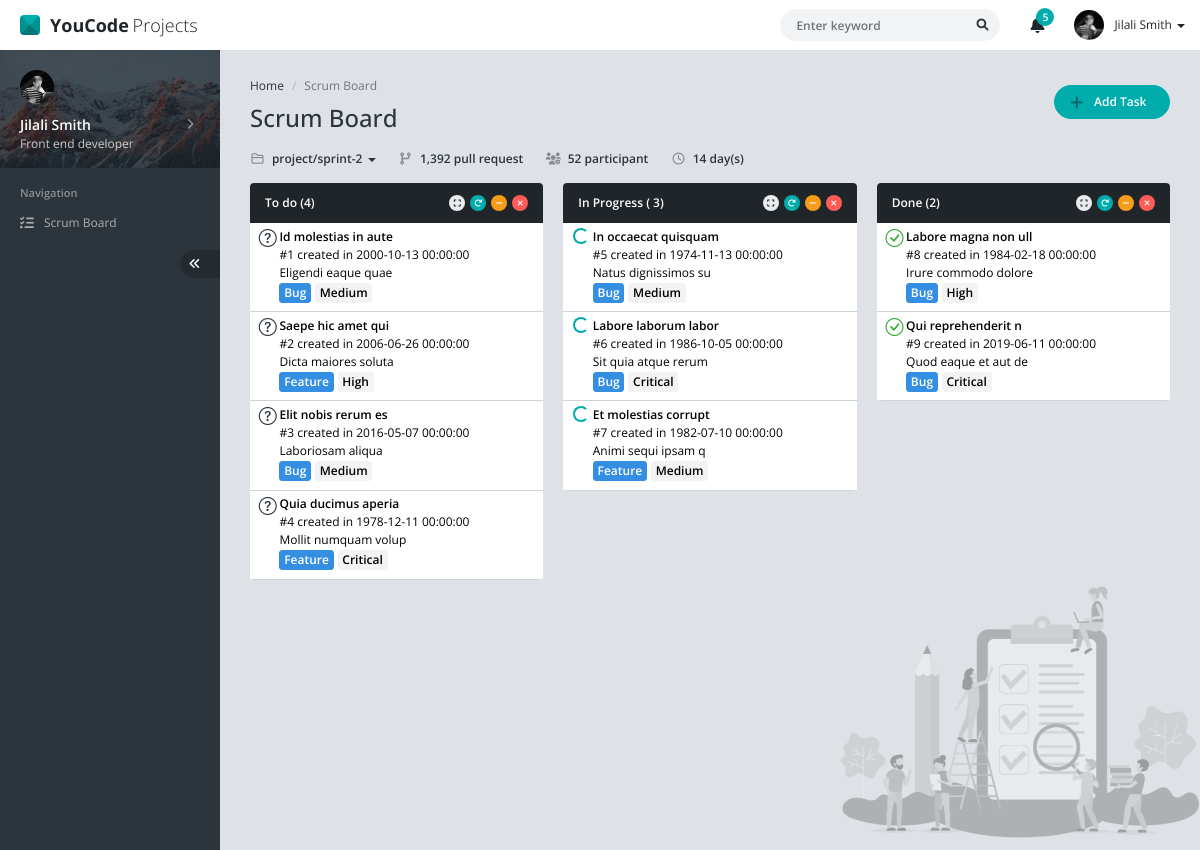
The page / on the database its author committed.
### tables this page shows
CREATE TABLE `tasks` (
  `id` int(11) NOT NULL,
  `title` varchar(255) NOT NULL,
  `task_datetime` datetime NOT NULL,
  `description` text NOT NULL,
  `type_id` int(11) NOT NULL,
  `priority_id` int(11) NOT NULL,
  `status_id` int(11) NOT NULL
);

CREATE TABLE `types` (
  `id` int(11) NOT NULL,
  `name` varchar(255) NOT NULL
);

CREATE TABLE `priorities` (
  `id` int(11) NOT NULL,
  `name` varchar(255) NOT NULL
);

### scripts.php (the view, shortened to what this page needs)
<?php
    $i =0;
    function getTasks($Var)
    {
        include('database.php');
        switch ($Var) {
            case '1':
              $icon=    'bi bi-question-circle h4 text-dark';
                break;
            case '2':
                $icon=  'spinner-border text-success spinner-border-sm';
                break;
            default:
             $icon=  'bi bi-check-circle h4 text-green';
                break;
            }
        $QUERY = "SELECT t.*,st.name,tp.name,pt.name FROM tasks t JOIN statues st JOIN types tp JOIN priorities pt ON st.id = t.status_id AND tp.id = t.type_id AND pt.id = t.priority_id WHERE t.status_id = $Var
         ORDER BY id ASC";
        $res = mysqli_query($conn,$QUERY);
            global $i;
        while($row =mysqli_fetch_row($res)){
           $i++;
            echo  "
            <button
            onclick=editTask($row[0])
            data-bs-toggle='modal' data-bs-target='#modal-task'
             class='w-100 border-0 d-flex bg-white border-bottom 'id ='test'>
            <div class='col-1 mt-1'>
                <i class='$icon'></i>
            </div>
                <div class='text-start  mt-1'>
                <div class='fw-bold' data-title ='".$row[1]."' id ='{$row[0]}title'>{$row[1]}</div>
                <div class=''>
                    <div data-date='".$row[2]."' id ='{$row[0]}date' class=''> #$i created in ".$row[2]."</div>
                    <div class='' data-description='".$row[3]."' id='{$row[0]}description' >".$row[3]."</div>
                </div>
                     <div class='h5'>
                         <span class='btn btn-sm btn-primary p-0 px-1 ' data-type='$row[4]' id ='{$row[0]}type'>".$row[8]."</span>
                         <span class='btn btn-sm btn-light text-black p-0 px-1' data-status='$row[6]' data-priority='$row[5]' id='{$row[0]}priority'>".$row[9]."</span>
                    </div>
               </div>
            </button>
            ";
        }
    }
    function contuer($ele){
        include('database.php');
        $cont="SELECT * FROM tasks WHERE status_id= '$ele'";
        $qry=mysqli_query($conn,$cont);
        $count1=mysqli_num_rows($qry);
        return $count1;
    }
?>

### index.php (shortened to what this page needs)
<?php
    include('scripts.php');
?>
<!DOCTYPE html>
<html lang="en" >
<head>
	<link href="assets/css/vendor.min.css" rel="stylesheet" />
	<link href="assets/css/default/app.min.css" rel="stylesheet" />
	<link rel="stylesheet" href="https://cdn.jsdelivr.net/npm/bootstrap-icons@1.9.1/font/bootstrap-icons.css">
</head>
<body>
	<div id="app" class="app app-header-fixed app-sidebar-fixed">
		<div id="header" class="app-header">
			<div class="navbar-header">
				<a href="index.html" class="navbar-brand"><span class="navbar-logo"></span> <b class="me-1">YouCode</b> Projects</a>
			</div>
			<div class="navbar-nav">
				<div class="navbar-item navbar-form">
					<form action="" method="POST" name="search">
						<div class="form-group">
							<input type="text" class="form-control" placeholder="Enter keyword" />
							<button type="submit" class="btn btn-search"><i class="fa fa-search"></i></button>
						</div>
					</form>
				</div>
				<div class="navbar-item dropdown">
					<a href="#" data-bs-toggle="dropdown" class="navbar-link dropdown-toggle icon">
						<i class="fa fa-bell"></i>
						<span class="badge">5</span>
					</a>
				</div>
				<div class="navbar-item navbar-user dropdown">
					<a href="#" class="navbar-link dropdown-toggle d-flex align-items-center" data-bs-toggle="dropdown">
						<img src="assets/img/user/user-13.jpg" alt="" />
						<span>
							<span class="d-none d-md-inline">Jilali Smith</span>
							<b class="caret"></b>
						</span>
					</a>
				</div>
			</div>
		</div>
		<div id="sidebar" class="app-sidebar">
			<div class="app-sidebar-content" data-scrollbar="true" data-height="100%">
				<div class="menu">
					<div class="menu-profile">
						<a href="javascript:;" class="menu-profile-link" data-toggle="app-sidebar-profile" data-target="#appSidebarProfileMenu">
							<div class="menu-profile-cover with-shadow"></div>
							<div class="menu-profile-image">
								<img src="assets/img/user/user-13.jpg" alt="" />
							</div>
							<div class="menu-profile-info">
								<div class="d-flex align-items-center">
									<div class="flex-grow-1">
										Jilali Smith
									</div>
									<div class="menu-caret ms-auto"></div>
								</div>
								<small>Front end developer</small>
							</div>
						</a>
					</div>
					<div class="menu-header">Navigation</div>
					<div class="menu-item">
						<a href="index.html" class="menu-link">
							<div class="menu-icon">
								<i class="fa fa-list-check"></i>
							</div>
							<div class="menu-text">Scrum Board</div>
						</a>
					</div>
					<div class="menu-item d-flex">
						<a href="javascript:;" class="app-sidebar-minify-btn ms-auto" data-toggle="app-sidebar-minify"><i class="fa fa-angle-double-left"></i></a>
					</div>
				</div>
			</div>
		</div>
		<div id="content" class="app-content" style="min-height: 100vh; background: url(assets/img/cover/cover-scrum-board.png) no-repeat fixed; background-size: 360px; background-position: right bottom;">
			<div class="d-flex align-items-center mb-3">
				<div>
					<ol class="breadcrumb">
						<li class="breadcrumb-item"><a href="javascript:;">Home</a></li>
						<li class="breadcrumb-item active">Scrum Board </li>
					</ol>
					<h1 class="page-header mb-0">
						Scrum Board
					</h1>
				</div>
				<div class="ms-auto" onclick="btn()">
				<a href="#modal-task" data-bs-toggle="modal" class="btn btn-success btn-rounded px-4 rounded-pill"><i class="fa fa-plus fa-lg me-2 ms-n2 text-success-900"></i> Add Task</a>
				</div>
			</div>
			<div class="mb-3 d-md-flex fw-bold">
				<div class="dropdown-toggle">
					<a href="#" data-bs-toggle="dropdown" class="text-decoration-none text-dark"><i class="far fa-folder fa-fw text-dark text-opacity-50 me-1"></i> project/sprint-2 <b class="caret"></b></a>
				</div>
				<div class="ms-md-4 mt-md-0 mt-2"><i class="fa fa-code-branch fa-fw me-1 text-dark text-opacity-50"></i> 1,392 pull request</div>
				<div class="ms-md-4 mt-md-0 mt-2"><i class="fa fa-users-cog fa-fw me-1 text-dark text-opacity-50"></i> 52 participant</div>
				<div class="ms-md-4 mt-md-0 mt-2"><i class="far fa-clock fa-fw me-1 text-dark text-opacity-50"></i> 14 day(s)</div>
			</div>
			<div class="row">
				<div class="col-xl-4 col-lg-6">
					<div class="panel panel-inverse">
						<div class="panel-heading">
							<h4 class="panel-title">To do (<span id="to-do-tasks-count"><?= contuer('1') ?></span>)</h4>
							<div class="panel-heading-btn">
								<a href="javascript:;" class="btn btn-xs btn-icon btn-default" data-toggle="panel-expand"><i class="fa fa-expand"></i></a>
								<a href="javascript:;" class="btn btn-xs btn-icon btn-success" data-toggle="panel-reload"><i class="fa fa-redo"></i></a>
								<a href="javascript:;" class="btn btn-xs btn-icon btn-warning" data-toggle="panel-collapse"><i class="fa fa-minus"></i></a>
								<a href="javascript:;" class="btn btn-xs btn-icon btn-danger" data-toggle="panel-remove"><i class="fa fa-times"></i></a>
							</div>
						</div>
						<div class="list-group list-group-flush rounded-bottom overflow-hidden panel-body p-0" id="to-do-tasks">
							<?php
								getTasks(1);
							?>
						</div>
					</div>
				</div>
				<div class="col-xl-4 col-lg-6">
					<div class="panel panel-inverse">
						<div class="panel-heading">
							<h4 class="panel-title">In Progress (<span id="in-progress-tasks-count"> <?= contuer('2') ?></span>)</h4>
							<div class="panel-heading-btn">
								<a href="javascript:;" class="btn btn-xs btn-icon btn-default" data-toggle="panel-expand"><i class="fa fa-expand"></i></a>
								<a href="javascript:;" class="btn btn-xs btn-icon btn-success" data-toggle="panel-reload"><i class="fa fa-redo"></i></a>
								<a href="javascript:;" class="btn btn-xs btn-icon btn-warning" data-toggle="panel-collapse"><i class="fa fa-minus"></i></a>
								<a href="javascript:;" class="btn btn-xs btn-icon btn-danger" data-toggle="panel-remove"><i class="fa fa-times"></i></a>
							</div>
						</div>
						<div class="list-group list-group-flush rounded-bottom overflow-hidden panel-body p-0" id="in-progress-tasks">
							<?php
								getTasks(2);
							?>
						</div>
					</div>
				</div>
				<div class="col-xl-4 col-lg-6">
					<div class="panel panel-inverse">
						<div class="panel-heading">
							<h4 class="panel-title">Done (<span id="done-tasks-count"><?= contuer('3') ?></span>)</h4>
							<div class="panel-heading-btn">
								<a href="javascript:;" class="btn btn-xs btn-icon btn-default" data-toggle="panel-expand"><i class="fa fa-expand"></i></a>
								<a href="javascript:;" class="btn btn-xs btn-icon btn-success" data-toggle="panel-reload"><i class="fa fa-redo"></i></a>
								<a href="javascript:;" class="btn btn-xs btn-icon btn-warning" data-toggle="panel-collapse"><i class="fa fa-minus"></i></a>
								<a href="javascript:;" class="btn btn-xs btn-icon btn-danger" data-toggle="panel-remove"><i class="fa fa-times"></i></a>
							</div>
						</div>
						<div class="list-group list-group-flush rounded-bottom overflow-hidden panel-body p-0" id="done-tasks">
							<?php
								getTasks(3);
							?>
						</div>
					</div>
				</div>
			</div>
		</div>
	</div>
</body>
</html>

### rows shown on the page
tasks: title "Id molestias in aute", task_datetime "2000-10-13 00:00:00", description "Eligendi eaque quae", type.name "Bug", priority.name "Medium"
tasks: title "Saepe hic amet qui", task_datetime "2006-06-26 00:00:00", description "Dicta maiores soluta", type.name "Feature", priority.name "High"
tasks: title "Elit nobis rerum es", task_datetime "2016-05-07 00:00:00", description "Laboriosam aliqua", type.name "Bug", priority.name "Medium"
tasks: title "Quia ducimus aperia", task_datetime "1978-12-11 00:00:00", description "Mollit numquam volup", type.name "Feature", priority.name "Critical"
tasks: title "In occaecat quisquam", task_datetime "1974-11-13 00:00:00", description "Natus dignissimos su", type.name "Bug", priority.name "Medium"
tasks: title "Labore laborum labor", task_datetime "1986-10-05 00:00:00", description "Sit quia atque rerum", type.name "Bug", priority.name "Critical"
tasks: title "Et molestias corrupt", task_datetime "1982-07-10 00:00:00", description "Animi sequi ipsam q", type.name "Feature", priority.name "Medium"
tasks: title "Labore magna non ull", task_datetime "1984-02-18 00:00:00", description "Irure commodo dolore", type.name "Bug", priority.name "High"
tasks: title "Qui reprehenderit n", task_datetime "2019-06-11 00:00:00", description "Quod eaque et aut de", type.name "Bug", priority.name "Critical"

### other values the page prints
contuer('1') "4"
contuer('2') "3"
contuer('3') "2"
